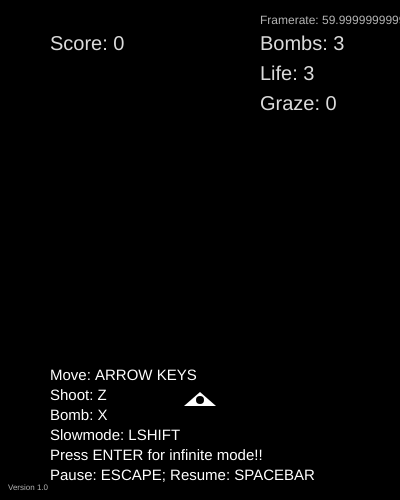
Frame 1 (no input)
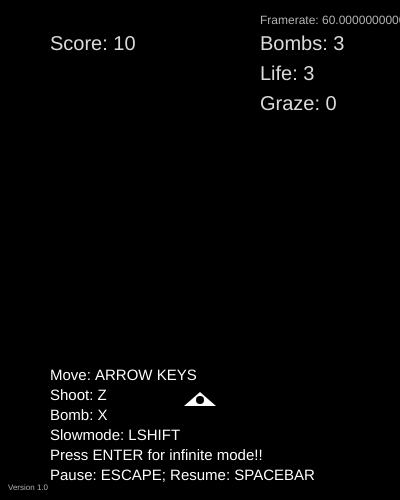
Frame 60 (no input)
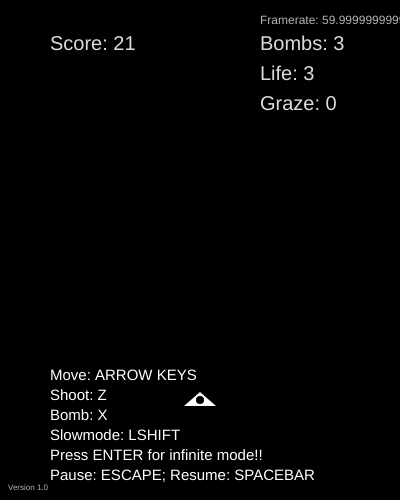
Frame 120 (the mouse pressed at the canvas centre since frame 60)

The p5.js sketch that drew these frames (run headless with seeded random() and noise() and a simulated clock; from frame 60 on, the mouse is pressed at the canvas centre):

// p5.js sketch
// ── sketch.js
let playerShip;
let pX=200;
let pY=400;
let pSpeed=5;
let pShots=[];
let enemyEnemy=[];
let enemyShots=[];
let pBombs=[];
let score=0;
let enemyTimer=200;
let enemyHitPoints=16;
let enemyShotTimer=54;
let bombR=0;
let bombCount=3;
let totalBombed=0;
let bombActive=false;
let lifeCount=3;
let totalMissed=0;
let pHitboxOn=true;
let currentFCount1;
let grazeCount=0;
let isPaused=false;
let angleSetter=0;
let gameMode=0;
let extendChecker=[1];
let extendYes=false;
let extendFrame;
let scoreMultiplier=1;
let extendScore=8000;
let totalTimePaused=0;
let pauseStartTime=0;
let pauseEndTime=0;
let timePlayed=0;



function setup() {
    createCanvas(400,500);
    frameRate(60);
    angleMode(DEGREES);
    
    playerShip=new Player();

}

function draw() {
    background(0);
    

    if (frameCount<360) {
        push();
        fill(255);
        noStroke();
        textSize(15);
        text("Move: ARROW KEYS",50,380);
        text("Shoot: Z",50,400);
        text("Bomb: X",50,420);
        text("Slowmode: LSHIFT",50,440);
        text("Press ENTER for infinite mode!!",50,460);
        text("Pause: ESCAPE; Resume: SPACEBAR",50,480);
        pop();
    }

    

    //------------------enemy------------------
    if (frameCount%Math.ceil(enemyTimer)==0||frameCount%Math.ceil(enemyTimer)==40&&frameCount>300) {
        let newEnemy=new Enemy(random(10,width-10),-10,1);
        enemyEnemy.push(newEnemy);
    }

    for (var i=0; i<enemyEnemy.length; i++) {
        enemyEnemy[i].display();
        enemyEnemy[i].update();
        if (enemyEnemy[i].offScreen()) {
            enemyEnemy.splice(i,1);
        }
        if (enemyEnemy[i].enemyMiss()) {
            enemyEnemy.splice(i,1);
            score+=80*scoreMultiplier;
            console.log("enemy killed");
        }
    }
    //console.log(enemyEnemy.length);

    //------------------bomb------------------
    if (keyIsDown(88)&&bombActive==false&&bombCount>0) {
        newBomb=new Bomb(pX,pY);
        pBombs.push(newBomb);
        bombActive=true
        pHitboxOn=false;
        bombCount-=1;
        totalBombed++;
        console.log("bombed");
    }
    for (var i=0;i<pBombs.length;i++) {
        pBombs[i].display();
        pBombs[i].update();
        if (pBombs[i].offScreen()) {
            pBombs.splice(i,1);
            bombR=0;
            bombActive=false;
            pHitboxOn=true;
        }
    }
    //console.log(bombActive);

    
    //------------------player shot modes------------------
    if (keyIsDown(90)&&frameCount%6==0) {
        if (keyIsDown(16)) {
            for (let i=0; i<4; i++) {
                shotPShot1=new Shot(pX,pY,8,264+4*i,6);
                pShots.push(shotPShot1);
            }
        } else {
            for (let i=0; i<4; i++) {
                shotPShot1=new Shot(pX,pY,8,246+16*i,6);
                pShots.push(shotPShot1);
            }
        }
        score+=0.02*scoreMultiplier;
    }

    //player shots
    for (var i=0; i<pShots.length; i++) {
        push();
        noStroke();
        fill("white");
        pShots[i].display();
        pop();
        pShots[i].update();
        if (pShots[i].offScreen()) {
            pShots.splice(i,1);
        }
    }
    
    //speed check
    if (keyIsDown(16)) {
        pSpeed=2.4;
    } else {
        pSpeed=5;
    }

    //player
    if (pHitboxOn==true) {
        playerShip.display(pX,pY);
    } else if (pHitboxOn==false) {
        if (frameCount%4==0) {
            playerShip.display(pX,pY);
        }
    }
    playerShip.movement();
    if (playerShip.graze()) {
        grazeCount++;
        score+=16;
    }
    if (playerShip.miss()&&pHitboxOn==true) {
        lifeCount-=1;
        totalMissed++;
        bombCount=3;
        currentFCount1=frameCount;
        pHitboxOn=false;
    }
    if ((frameCount-currentFCount1)>100) {
        pHitboxOn=true;
    }

    //------------------extend------------------
    extend();
    
    //console.log(int(score));

    //enemy shot
    for (var i=0; i<enemyEnemy.length; i++) {
        if (frameCount%Math.ceil(enemyShotTimer)==0) {
            for (var j=0; j<6; j++) {
                let newEnemyShot=new Shot(enemyEnemy[i].x,enemyEnemy[i].y,2,j*60+angleSetter,6);
                enemyShots.push(newEnemyShot);
            }
            angleSetter+=2;
        }
    }
    for (var i=0; i<enemyShots.length; i++) {
        push();
        fill("red");
        noStroke();
        enemyShots[i].display();
        pop();
        enemyShots[i].update();
        if (enemyShots[i].offScreen()||enemyShots[i].miss()) {
            enemyShots.splice(i,1);
        }
    }
    //console.log(enemyShots.length);

    if (lifeCount==0) {
        gameOver();
    }

    //------------------text------------------
    push();
    textAlign(LEFT);
    fill(255,220);
    noStroke();
    textSize(20);
    text("Score: "+int(score),50,50);
    text("Bombs: "+bombCount,260,50);
    text("Life: "+lifeCount,260,80);
    text("Graze: "+grazeCount,260,110);
    textSize(12);
    fill(255,180);
    text("Framerate: "+frameRate(),260,24);
    textSize(8);
    text("Version 1.0",8,height-10);
    pop();

    //console.log(pHitboxOn);
    //console.log(currentFCount1);

    //------------------difficulty------------------f
    if (frameCount%1000==0) {
        scoreMultiplier*=1.08
        if (enemyTimer>40) {
            enemyTimer*=0.9;
        }
        //enemyHitPoints+=2;
        if (enemyShotTimer>12) {
            enemyShotTimer*=0.9;
        }
    }

    score+=0.18*scoreMultiplier;

    if (keyIsDown(ENTER)) {
        gameMode=1;
    }

    if (gameMode==1) {
        push();
        textAlign(LEFT);
        noStroke();
        fill(255,220);
        textSize(12);
        text("Infinite mode!!",50,24);
        pop();
    }

    if (gameMode==0) {
        if (score>12000) {
            gameCleared();
        }
    }

    if (keyIsDown(ESCAPE)&&isPaused==false) {
        paused();
        isPaused=true;
    }

    timePlayed=int((millis()-totalTimePaused)/1000);
    //console.log(timePlayed);
    //console.log(pShots.length);
    //console.log(mSeconds);
    //console.log(isPaused);

}

function keyPressed() {
    if (keyCode==32&&isPaused==true) {
        isPaused=false;
        pauseEndTime=millis();
        totalTimePaused+=pauseEndTime-pauseStartTime
        //console.log(totalTimePaused);
        loop();
    }
}

// ── misc.js
function gameOver() {
    push();
    if (gameMode==0) {
        background(0,180);
    }
    if (gameMode==1) {
        background(220,0,0,100);
    }
    textAlign(CENTER);
    noStroke();
    fill(255);
    textSize(40);
    text("Score: "+int(score),width/2,height/2-60);
    textSize(20);
    text("You lived for: "+timePlayed+" seconds",width/2,height/2);
    text("Bombed: "+totalBombed+" times",width/2,height/2+50);
    text("Missed: "+totalMissed+" times",width/2,height/2+100);
    
    noLoop();
    pop();
}

function paused() {
    push();
    background(0,180);
    textAlign(CENTER);
    noStroke();
    fill(255);
    textSize(40);
    text("PAUSED",width/2,height/2);
    pop();
    pauseStartTime=millis()
    noLoop();
}

function gameCleared() {
    background(0,180);
    textAlign(CENTER);
    noStroke();
    fill(255);
    textSize(40);
    text("CLEAR!!",width/2,height/2-80);
    textSize(30);
    text("Score: "+int(score),width/2,height/2-40);
    textSize(20);
    text("Total playtime: "+timePlayed+" seconds",width/2,height/2);
    text("Bombed: "+totalBombed+" times",width/2,height/2+50);
    text("Missed: "+totalMissed+" times",width/2,height/2+100);
    fill("pink");
    text("Contact me (dawn#0465 on discord)",width/2,height/2+150);
    text("with screenshot for a prize!",width/2,height/2+180);
    
    noLoop();
}

function extend() {
    let currentExtendCheck=1;
    let prevExtendCheck=currentExtendCheck;

    currentExtendCheck=Math.ceil(score/(extendScore));

    if (currentExtendCheck>prevExtendCheck&&extendYes==false) {
        extendFrame=frameCount;
        extendYes=true;
        extendChecker.push(1);
        lifeCount++;
        //console.log("extendScore: "+extendScore);
        //console.log("currentScore: "+int(score));
        if (extendScore<30000) {
            extendScore+=1600;
        }
    }
    if (currentExtendCheck>prevExtendCheck&&extendChecker.length<currentExtendCheck) {
        extendYes=false;
    }

    if ((frameCount-extendFrame)<120) {
        if (frameCount%12<8) {
            push();
            stroke(255,200);
            fill(255);
            textAlign(CENTER);
            textSize(20);
            text("EXTEND!!",width/2,height/2-100);
            pop();
        }
        //console.log(extendFrame);
    } 
}


// ── player.js
class Player{

    constructor() {
    }

    display(pX,pY) {
        push();
        noStroke();
        fill(255);
        triangle(pX,pY-8,pX+16,pY+6,pX-16,pY+6);
        fill(0);
        ellipse(pX,pY,8,8);
        pop();
    }

    movement() {
        if (keyIsDown(LEFT_ARROW)&&pX>8) {
            pX-=pSpeed;
            //print(keyCode);
          } 
        if (keyIsDown(RIGHT_ARROW)&&pX<width-8) {
            pX+=pSpeed;
            //print(keyCode);
          } 
        if (keyIsDown(UP_ARROW)&&pY>8) {
            pY-=pSpeed;
            //print(keyCode);
          } 
        if (keyIsDown(DOWN_ARROW)&&pY<height-8) {
            pY+=pSpeed;
            //print(keyCode);
          }
    }

    miss() {
        for (var i=0; i<enemyShots.length; i++) {
            if (dist(pX,pY,enemyShots[i].xPos,enemyShots[i].yPos)<4) {
                enemyShots.splice(i,1);
                return true;
            }
        }
        for (var i=0; i<enemyEnemy.length; i++) {
            if (dist(pX,pY,enemyEnemy[i].xPos,enemyEnemy[i].yPos)<14) {
                return true;
            }
        }
        return false;
    }

    graze() {
        for (var i=0; i<enemyShots.length; i++) {
            if (4<dist(pX,pY,enemyShots[i].xPos,enemyShots[i].yPos)&&dist(pX,pY,enemyShots[i].xPos,enemyShots[i].yPos)<30&&enemyShots[i].grazed==false) {
                enemyShots[i].grazed=true;
                return true;
            }
        }
        return false;
    }
}



/*
class Player{
    constructor(x,y) {

    }
    display(playerX,playerY) {
        push();
        noStroke();
        fill(255);
        triangle(playerX,playerY,playerX+14,playerY+8,playerX-14,playerY+8);
        fill(0);
        ellipse(playerX,playerY+5,5,5);
        pop();
    }

    move() {
        if (keyIsDown(LEFT_ARROW)&&pX>5) {
            pX-=pSpeed;
            print(keyCode);
          } else if (keyIsDown(RIGHT_ARROW)&&pX<width-5) {
            pX+=pSpeed;
            print(keyCode);
          } else if (keyIsDown(UP_ARROW)&&pY>5) {
            pY-=pSpeed;
            print(keyCode);
          } else if (keyIsDown(DOWN_ARROW)&&pY<height-8) {
            pY+=pSpeed;
            print(keyCode);
          }
    }
}
*/
// ── shot.js
class Shot {

    constructor(x,y,speed,theta,r) {
        this.speed=speed;
        this.theta=theta;
        this.xPos=x;
        this.yPos=y;
        this.diam=r;
        this.grazed=false;
    }

    display() {
        ellipse(this.xPos,this.yPos,this.diam,this.diam);
    }

    update() {
        this.xAcc=this.speed*cos(this.theta);
        this.yAcc=this.speed*sin(this.theta);
        this.xPos+=this.xAcc;
        this.yPos+=this.yAcc;
        this.speed*=0.9995;
    }

    miss() {
        for (var i=0; i<pBombs.length; i++) {
            if (dist(this.xPos,this.yPos,pBombs[i].x,pBombs[i].y)<10+bombR/2) {
                return true;
            }
        }
        return false;
    }

    offScreen() {
        return(this.xPos>width+30||this.xPos<-30||this.yPos>height+20||this.yPos<-20);
    }
}
